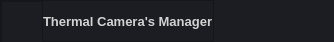
      <widget class="QFrame" name="frame_header">
       <property name="minimumSize">
        <size>
         <width>0</width>
         <height>42</height>
        </size>
       </property>
       <property name="maximumSize">
        <size>
         <width>16777215</width>
         <height>42</height>
        </size>
       </property>
       <property name="styleSheet">
        <string notr="true">background-color: rgb(27, 29, 35);</string>
       </property>
       <property name="frameShape">
        <enum>QFrame::NoFrame</enum>
       </property>
       <property name="frameShadow">
        <enum>QFrame::Raised</enum>
       </property>
       <layout class="QHBoxLayout" name="horizontalLayout_2">
        <property name="spacing">
         <number>0</number>
        </property>
        <property name="leftMargin">
         <number>0</number>
        </property>
        <property name="topMargin">
         <number>0</number>
        </property>
        <property name="rightMargin">
         <number>0</number>
        </property>
        <property name="bottomMargin">
         <number>0</number>
        </property>
        <item>
         <widget class="QFrame" name="frame_title">
          <property name="frameShape">
           <enum>QFrame::StyledPanel</enum>
          </property>
          <property name="frameShadow">
           <enum>QFrame::Raised</enum>
          </property>
          <layout class="QHBoxLayout" name="horizontalLayout_3">
           <property name="spacing">
            <number>0</number>
           </property>
           <property name="leftMargin">
            <number>0</number>
           </property>
           <property name="topMargin">
            <number>0</number>
           </property>
           <property name="rightMargin">
            <number>0</number>
           </property>
           <property name="bottomMargin">
            <number>0</number>
           </property>
           <item>
            <widget class="QFrame" name="frame_icon">
             <property name="minimumSize">
              <size>
               <width>42</width>
               <height>42</height>
              </size>
             </property>
             <property name="maximumSize">
              <size>
               <width>42</width>
               <height>42</height>
              </size>
             </property>
             <property name="frameShape">
              <enum>QFrame::StyledPanel</enum>
             </property>
             <property name="frameShadow">
              <enum>QFrame::Raised</enum>
             </property>
            </widget>
           </item>
           <item>
            <widget class="QLabel" name="label_title">
             <property name="palette">
              <palette>
               <active>
                <colorrole role="WindowText">
                 <brush brushstyle="SolidPattern">
                  <color alpha="255">
                   <red>210</red>
                   <green>210</green>
                   <blue>210</blue>
                  </color>
                 </brush>
                </colorrole>
                <colorrole role="Button">
                 <brush brushstyle="SolidPattern">
                  <color alpha="0">
                   <red>0</red>
                   <green>0</green>
                   <blue>0</blue>
                  </color>
                 </brush>
                </colorrole>
                <colorrole role="Text">
                 <brush brushstyle="SolidPattern">
                  <color alpha="255">
                   <red>210</red>
                   <green>210</green>
                   <blue>210</blue>
                  </color>
                 </brush>
                </colorrole>
                <colorrole role="ButtonText">
                 <brush brushstyle="SolidPattern">
                  <color alpha="255">
                   <red>210</red>
                   <green>210</green>
                   <blue>210</blue>
                  </color>
                 </brush>
                </colorrole>
                <colorrole role="Base">
                 <brush brushstyle="SolidPattern">
                  <color alpha="0">
                   <red>0</red>
                   <green>0</green>
                   <blue>0</blue>
                  </color>
                 </brush>
                </colorrole>
                <colorrole role="Window">
                 <brush brushstyle="SolidPattern">
                  <color alpha="0">
                   <red>0</red>
                   <green>0</green>
                   <blue>0</blue>
                  </color>
                 </brush>
                </colorrole>
               </active>
               <inactive>
                <colorrole role="WindowText">
                 <brush brushstyle="SolidPattern">
                  <color alpha="255">
                   <red>210</red>
                   <green>210</green>
                   <blue>210</blue>
                  </color>
                 </brush>
                </colorrole>
                <colorrole role="Button">
                 <brush brushstyle="SolidPattern">
                  <color alpha="0">
                   <red>0</red>
                   <green>0</green>
                   <blue>0</blue>
                  </color>
                 </brush>
                </colorrole>
                <colorrole role="Text">
                 <brush brushstyle="SolidPattern">
                  <color alpha="255">
                   <red>210</red>
                   <green>210</green>
                   <blue>210</blue>
                  </color>
                 </brush>
                </colorrole>
                <colorrole role="ButtonText">
                 <brush brushstyle="SolidPattern">
                  <color alpha="255">
                   <red>210</red>
                   <green>210</green>
                   <blue>210</blue>
                  </color>
                 </brush>
                </colorrole>
                <colorrole role="Base">
                 <brush brushstyle="SolidPattern">
                  <color alpha="0">
                   <red>0</red>
                   <green>0</green>
                   <blue>0</blue>
                  </color>
                 </brush>
                </colorrole>
                <colorrole role="Window">
                 <brush brushstyle="SolidPattern">
                  <color alpha="0">
                   <red>0</red>
                   <green>0</green>
                   <blue>0</blue>
                  </color>
                 </brush>
                </colorrole>
               </inactive>
               <disabled>
                <colorrole role="WindowText">
                 <brush brushstyle="SolidPattern">
                  <color alpha="255">
                   <red>210</red>
                   <green>210</green>
                   <blue>210</blue>
                  </color>
                 </brush>
                </colorrole>
                <colorrole role="Button">
                 <brush brushstyle="SolidPattern">
                  <color alpha="0">
                   <red>0</red>
                   <green>0</green>
                   <blue>0</blue>
                  </color>
                 </brush>
                </colorrole>
                <colorrole role="Text">
                 <brush brushstyle="SolidPattern">
                  <color alpha="255">
                   <red>210</red>
                   <green>210</green>
                   <blue>210</blue>
                  </color>
                 </brush>
                </colorrole>
                <colorrole role="ButtonText">
                 <brush brushstyle="SolidPattern">
                  <color alpha="255">
                   <red>210</red>
                   <green>210</green>
                   <blue>210</blue>
                  </color>
                 </brush>
                </colorrole>
                <colorrole role="Base">
                 <brush brushstyle="SolidPattern">
                  <color alpha="0">
                   <red>0</red>
                   <green>0</green>
                   <blue>0</blue>
                  </color>
                 </brush>
                </colorrole>
                <colorrole role="Window">
                 <brush brushstyle="SolidPattern">
                  <color alpha="0">
                   <red>0</red>
                   <green>0</green>
                   <blue>0</blue>
                  </color>
                 </brush>
                </colorrole>
               </disabled>
              </palette>
             </property>
             <property name="font">
              <font>
               <family>Segoe UI</family>
               <pointsize>10</pointsize>
               <weight>75</weight>
               <bold>true</bold>
              </font>
             </property>
             <property name="styleSheet">
              <string notr="true">background: transparent;</string>
             </property>
             <property name="text">
              <string>Thermal Camera's Manager</string>
             </property>
            </widget>
           </item>
          </layout>
         </widget>
        </item>
        <item>
         <widget class="QFrame" name="frame_system_buttons">
          <property name="sizePolicy">
           <sizepolicy hsizetype="Expanding" vsizetype="Preferred">
            <horstretch>0</horstretch>
            <verstretch>0</verstretch>
           </sizepolicy>
          </property>
          <property name="maximumSize">
           <size>
            <width>120</width>
            <height>16777215</height>
           </size>
          </property>
          <property name="frameShape">
           <enum>QFrame::NoFrame</enum>
          </property>
          <property name="frameShadow">
           <enum>QFrame::Raised</enum>
          </property>
          <layout class="QHBoxLayout" name="horizontalLayout_5">
           <property name="spacing">
            <number>0</number>
           </property>
           <property name="leftMargin">
            <number>0</number>
           </property>
           <property name="topMargin">
            <number>0</number>
           </property>
           <property name="rightMargin">
            <number>0</number>
           </property>
           <property name="bottomMargin">
            <number>0</number>
           </property>
           <item>
            <widget class="QPushButton" name="button_minimize">
             <property name="sizePolicy">
              <sizepolicy hsizetype="Minimum" vsizetype="Expanding">
               <horstretch>0</horstretch>
               <verstretch>0</verstretch>
              </sizepolicy>
             </property>
             <property name="minimumSize">
              <size>
               <width>40</width>
               <height>0</height>
              </size>
             </property>
             <property name="maximumSize">
              <size>
               <width>40</width>
               <height>16777215</height>
              </size>
             </property>
             <property name="toolTip">
              <string>Minimize</string>
             </property>
             <property name="styleSheet">
              <string notr="true">QPushButton {	
	border: none;
	background-color: transparent;
}
QPushButton:hover {
	background-color: rgb(52, 59, 72);
}
QPushButton:pressed {	
	background-color: rgb(85, 170, 255);
}</string>
             </property>
             <property name="text">
              <string/>
             </property>
             <property name="icon">
              <iconset resource="files.qrc">
               <normaloff>:/16x16/data/resources/icons/16x16/cil-window-minimize.png</normaloff>:/16x16/data/resources/icons/16x16/cil-window-minimize.png</iconset>
             </property>
            </widget>
           </item>
           <item>
            <widget class="QPushButton" name="button_maximize_restore">
             <property name="sizePolicy">
              <sizepolicy hsizetype="Minimum" vsizetype="Expanding">
               <horstretch>0</horstretch>
               <verstretch>0</verstretch>
              </sizepolicy>
             </property>
             <property name="minimumSize">
              <size>
               <width>40</width>
               <height>0</height>
              </size>
             </property>
             <property name="maximumSize">
              <size>
               <width>40</width>
               <height>16777215</height>
              </size>
             </property>
             <property name="toolTip">
              <string>Maximize</string>
             </property>
             <property name="styleSheet">
              <string notr="true">QPushButton {	
	border: none;
	background-color: transparent;
}
QPushButton:hover {
	background-color: rgb(52, 59, 72);
}
QPushButton:pressed {	
	background-color: rgb(85, 170, 255);
}</string>
             </property>
             <property name="text">
              <string/>
             </property>
             <property name="icon">
              <iconset resource="files.qrc">
               <normaloff>:/16x16/data/resources/icons/16x16/cil-window-maximize.png</normaloff>:/16x16/data/resources/icons/16x16/cil-window-maximize.png</iconset>
             </property>
            </widget>
           </item>
           <item>
            <widget class="QPushButton" name="button_close">
             <property name="sizePolicy">
              <sizepolicy hsizetype="Minimum" vsizetype="Expanding">
               <horstretch>0</horstretch>
               <verstretch>0</verstretch>
              </sizepolicy>
             </property>
             <property name="minimumSize">
              <size>
               <width>40</width>
               <height>0</height>
              </size>
             </property>
             <property name="maximumSize">
              <size>
               <width>40</width>
               <height>16777215</height>
              </size>
             </property>
             <property name="toolTip">
              <string>Close</string>
             </property>
             <property name="styleSheet">
              <string notr="true">QPushButton {	
	border: none;
	background-color: transparent;
}
QPushButton:hover {
	background-color: rgb(52, 59, 72);
}
QPushButton:pressed {	
	background-color: rgb(85, 170, 255);
}</string>
             </property>
             <property name="text">
              <string/>
             </property>
             <property name="icon">
              <iconset resource="files.qrc">
               <normaloff>:/20x20/data/resources/icons/20x20/cil-x.png</normaloff>:/20x20/data/resources/icons/20x20/cil-x.png</iconset>
             </property>
            </widget>
           </item>
          </layout>
         </widget>
        </item>
       </layout>
      </widget>
